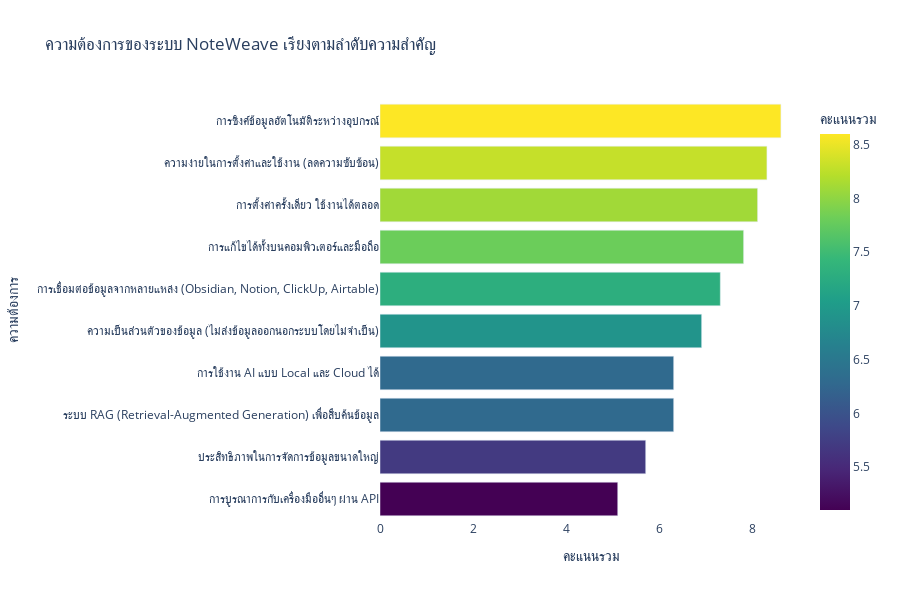
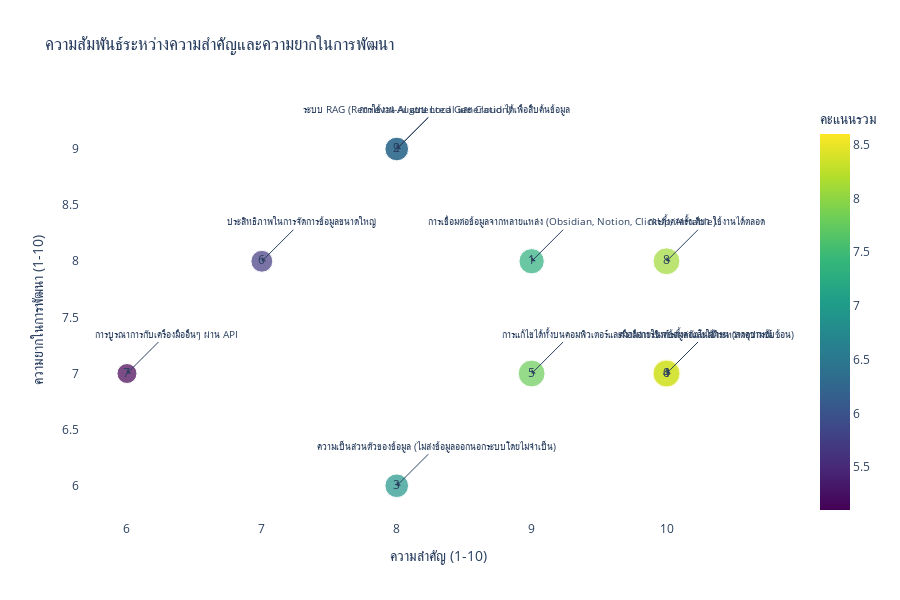

Notebook source saved alongside these figures, in order:
### Markdown cell above
## 3. กำหนดความต้องการของระบบ NoteWeave

จากการวิเคราะห์ข้างต้น เราสามารถกำหนดความต้องการของระบบ NoteWeave ได้ดังนี้

### Code cell
# กำหนดความต้องการ (Requirements) ของระบบ
requirements = pd.DataFrame({
    'ความต้องการ': [
        'การซิงค์ข้อมูลอัตโนมัติระหว่างอุปกรณ์',
        'การเชื่อมต่อข้อมูลจากหลายแหล่ง (Obsidian, Notion, ClickUp, Airtable)',
        'ระบบ RAG (Retrieval-Augmented Generation) เพื่อสืบค้นข้อมูล',
        'ความเป็นส่วนตัวของข้อมูล (ไม่ส่งข้อมูลออกนอกระบบโดยไม่จำเป็น)',
        'ความง่ายในการตั้งค่าและใช้งาน (ลดความซับซ้อน)',
        'การแก้ไขได้ทั้งบนคอมพิวเตอร์และมือถือ',
        'ประสิทธิภาพในการจัดการข้อมูลขนาดใหญ่',
        'การบูรณาการกับเครื่องมืออื่นๆ ผ่าน API',
        'การตั้งค่าครั้งเดียว ใช้งานได้ตลอด',
        'การใช้งาน AI แบบ Local และ Cloud ได้'
    ],
    'ความสำคัญ (1-10)': [10, 9, 8, 8, 10, 9, 7, 6, 10, 8],
    'ความยากในการพัฒนา (1-10)': [7, 8, 9, 6, 7, 7, 8, 7, 8, 9],
    'ความเร่งด่วน (1-10)': [10, 8, 7, 7, 9, 9, 6, 5, 9, 7]
})

# คำนวณคะแนนลำดับความสำคัญ
requirements['คะแนนรวม'] = requirements['ความสำคัญ (1-10)'] * 0.5 + \
                          requirements['ความเร่งด่วน (1-10)'] * 0.3 + \
                          (10 - requirements['ความยากในการพัฒนา (1-10)']) * 0.2

# เรียงลำดับตามคะแนนรวม
requirements_sorted = requirements.sort_values('คะแนนรวม', ascending=False).reset_index(drop=True)

# แสดงตารางความต้องการเรียงตามลำดับความสำคัญ
print("ความต้องการของระบบ NoteWeave เรียงตามลำดับความสำคัญ:")
display(requirements_sorted)

# สร้างแผนภาพแสดงความต้องการตามคะแนนรวม
fig = px.bar(requirements_sorted, y='ความต้องการ', x='คะแนนรวม', 
             color='คะแนนรวม', orientation='h',
             title='ความต้องการของระบบ NoteWeave เรียงตามลำดับความสำคัญ',
             labels={'ความต้องการ': 'ความต้องการ', 'คะแนนรวม': 'คะแนนรวม'},
             height=600, 
             color_continuous_scale='Viridis')

fig.update_layout(
    plot_bgcolor='white',
    yaxis={'categoryorder':'total ascending'},
    xaxis_title='คะแนนรวม',
    yaxis_title='ความต้องการ'
)

fig.show()

# สร้างแผนภาพแสดงความสัมพันธ์ระหว่างความสำคัญและความยากในการพัฒนา
fig = px.scatter(requirements, x='ความสำคัญ (1-10)', y='ความยากในการพัฒนา (1-10)',
                 size='ความเร่งด่วน (1-10)', color='คะแนนรวม',
                 hover_name='ความต้องการ', text=requirements.index,
                 title='ความสัมพันธ์ระหว่างความสำคัญและความยากในการพัฒนา',
                 height=600,
                 color_continuous_scale='Viridis')

# แสดงข้อความของความต้องการในกราฟ
for i, row in requirements.iterrows():
    fig.add_annotation(
        x=row['ความสำคัญ (1-10)'],
        y=row['ความยากในการพัฒนา (1-10)'],
        text=row['ความต้องการ'],
        showarrow=True,
        arrowhead=1,
        ax=40,
        ay=-40,
        font=dict(size=10)
    )

fig.update_layout(
    plot_bgcolor='white',
    xaxis_title='ความสำคัญ (1-10)',
    yaxis_title='ความยากในการพัฒนา (1-10)'
)

fig.show()

### Figure 1 — Plotly figure (JSON) as saved in the notebook; plotly's stock layout.template omitted (floating-point values rounded to 4 significant figures)
{"data": [{"hovertemplate": "คะแนนรวม=%{marker.color}<br>ความต้องการ=%{y}<extra></extra>", "legendgroup": "", "marker": {"color": [8.6, 8.3, 8.1, 7.8, 7.3, 6.9, 6.3, 6.3, 5.7, 5.1], "coloraxis": "coloraxis", "pattern": {"shape": ""}}, "name": "", "orientation": "h", "showlegend": false, "textposition": "auto", "type": "bar", "x": [8.6, 8.3, 8.1, 7.8, 7.3, 6.9, 6.3, 6.3, 5.7, 5.1], "xaxis": "x", "y": ["การซิงค์ข้อมูลอัตโนมัติระหว่างอุปกรณ์", "ความง่ายในการตั้งค่าและใช้งาน (ลดความซับซ้อน)", "การตั้งค่าครั้งเดียว ใช้งานได้ตลอด", "การแก้ไขได้ทั้งบนคอมพิวเตอร์และมือถือ", "การเชื่อมต่อข้อมูลจากหลายแหล่ง (Obsidian, Notion, ClickUp, Airtable)", "ความเป็นส่วนตัวของข้อมูล (ไม่ส่งข้อมูลออกนอกระบบโดยไม่จำเป็น)", "ระบบ RAG (Retrieval-Augmented Generation) เพื่อสืบค้นข้อมูล", "การใช้งาน AI แบบ Local และ Cloud ได้", "ประสิทธิภาพในการจัดการข้อมูลขนาดใหญ่", "การบูรณาการกับเครื่องมืออื่นๆ ผ่าน API"], "yaxis": "y"}], "layout": {"barmode": "relative", "coloraxis": {"colorbar": {"title": {"text": "คะแนนรวม"}}, "colorscale": [[0, "#440154"], [0.1111, "#482878"], [0.2222, "#3e4989"], [0.3333, "#31688e"], [0.4444, "#26828e"], [0.5556, "#1f9e89"], [0.6667, "#35b779"], [0.7778, "#6ece58"], [0.8889, "#b5de2b"], [1, "#fde725"]]}, "height": 600, "legend": {"tracegroupgap": 0}, "plot_bgcolor": "white", "title": {"text": "ความต้องการของระบบ NoteWeave เรียงตามลำดับความสำคัญ"}, "xaxis": {"anchor": "y", "domain": [0, 1], "title": {"text": "คะแนนรวม"}}, "yaxis": {"anchor": "x", "categoryorder": "total ascending", "domain": [0, 1], "title": {"text": "ความต้องการ"}}}}

### Figure 2 — Plotly figure (JSON) as saved in the notebook; plotly's stock layout.template omitted (floating-point values rounded to 4 significant figures)
{"data": [{"hovertemplate": "<b>%{hovertext}</b><br><br>ความสำคัญ (1-10)=%{x}<br>ความยากในการพัฒนา (1-10)=%{y}<br>ความเร่งด่วน (1-10)=%{marker.size}<br>index=%{text}<br>คะแนนรวม=%{marker.color}<extra></extra>", "hovertext": ["การซิงค์ข้อมูลอัตโนมัติระหว่างอุปกรณ์", "การเชื่อมต่อข้อมูลจากหลายแหล่ง (Obsidian, Notion, ClickUp, Airtable)", "ระบบ RAG (Retrieval-Augmented Generation) เพื่อสืบค้นข้อมูล", "ความเป็นส่วนตัวของข้อมูล (ไม่ส่งข้อมูลออกนอกระบบโดยไม่จำเป็น)", "ความง่ายในการตั้งค่าและใช้งาน (ลดความซับซ้อน)", "การแก้ไขได้ทั้งบนคอมพิวเตอร์และมือถือ", "ประสิทธิภาพในการจัดการข้อมูลขนาดใหญ่", "การบูรณาการกับเครื่องมืออื่นๆ ผ่าน API", "การตั้งค่าครั้งเดียว ใช้งานได้ตลอด", "การใช้งาน AI แบบ Local และ Cloud ได้"], "legendgroup": "", "marker": {"color": [8.6, 7.3, 6.3, 6.9, 8.3, 7.8, 5.7, 5.1, 8.1, 6.3], "coloraxis": "coloraxis", "size": [10, 8, 7, 7, 9, 9, 6, 5, 9, 7], "sizemode": "area", "sizeref": 0.025, "symbol": "circle"}, "mode": "markers+text", "name": "", "orientation": "v", "showlegend": false, "text": [0.0, 1.0, 2.0, 3.0, 4.0, 5.0, 6.0, 7.0, 8.0, 9.0], "type": "scatter", "x": [10, 9, 8, 8, 10, 9, 7, 6, 10, 8], "xaxis": "x", "y": [7, 8, 9, 6, 7, 7, 8, 7, 8, 9], "yaxis": "y"}], "layout": {"annotations": [{"arrowhead": 1, "ax": 40, "ay": -40, "font": {"size": 10}, "showarrow": true, "text": "การซิงค์ข้อมูลอัตโนมัติระหว่างอุปกรณ์", "x": 10, "y": 7}, {"arrowhead": 1, "ax": 40, "ay": -40, "font": {"size": 10}, "showarrow": true, "text": "การเชื่อมต่อข้อมูลจากหลายแหล่ง (Obsidian, Notion, ClickUp, Airtable)", "x": 9, "y": 8}, {"arrowhead": 1, "ax": 40, "ay": -40, "font": {"size": 10}, "showarrow": true, "text": "ระบบ RAG (Retrieval-Augmented Generation) เพื่อสืบค้นข้อมูล", "x": 8, "y": 9}, {"arrowhead": 1, "ax": 40, "ay": -40, "font": {"size": 10}, "showarrow": true, "text": "ความเป็นส่วนตัวของข้อมูล (ไม่ส่งข้อมูลออกนอกระบบโดยไม่จำเป็น)", "x": 8, "y": 6}, {"arrowhead": 1, "ax": 40, "ay": -40, "font": {"size": 10}, "showarrow": true, "text": "ความง่ายในการตั้งค่าและใช้งาน (ลดความซับซ้อน)", "x": 10, "y": 7}, {"arrowhead": 1, "ax": 40, "ay": -40, "font": {"size": 10}, "showarrow": true, "text": "การแก้ไขได้ทั้งบนคอมพิวเตอร์และมือถือ", "x": 9, "y": 7}, {"arrowhead": 1, "ax": 40, "ay": -40, "font": {"size": 10}, "showarrow": true, "text": "ประสิทธิภาพในการจัดการข้อมูลขนาดใหญ่", "x": 7, "y": 8}, {"arrowhead": 1, "ax": 40, "ay": -40, "font": {"size": 10}, "showarrow": true, "text": "การบูรณาการกับเครื่องมืออื่นๆ ผ่าน API", "x": 6, "y": 7}, {"arrowhead": 1, "ax": 40, "ay": -40, "font": {"size": 10}, "showarrow": true, "text": "การตั้งค่าครั้งเดียว ใช้งานได้ตลอด", "x": 10, "y": 8}, {"arrowhead": 1, "ax": 40, "ay": -40, "font": {"size": 10}, "showarrow": true, "text": "การใช้งาน AI แบบ Local และ Cloud ได้", "x": 8, "y": 9}], "coloraxis": {"colorbar": {"title": {"text": "คะแนนรวม"}}, "colorscale": [[0, "#440154"], [0.1111, "#482878"], [0.2222, "#3e4989"], [0.3333, "#31688e"], [0.4444, "#26828e"], [0.5556, "#1f9e89"], [0.6667, "#35b779"], [0.7778, "#6ece58"], [0.8889, "#b5de2b"], [1, "#fde725"]]}, "height": 600, "legend": {"itemsizing": "constant", "tracegroupgap": 0}, "plot_bgcolor": "white", "title": {"text": "ความสัมพันธ์ระหว่างความสำคัญและความยากในการพัฒนา"}, "xaxis": {"anchor": "y", "domain": [0, 1], "title": {"text": "ความสำคัญ (1-10)"}}, "yaxis": {"anchor": "x", "domain": [0, 1], "title": {"text": "ความยากในการพัฒนา (1-10)"}}}}
